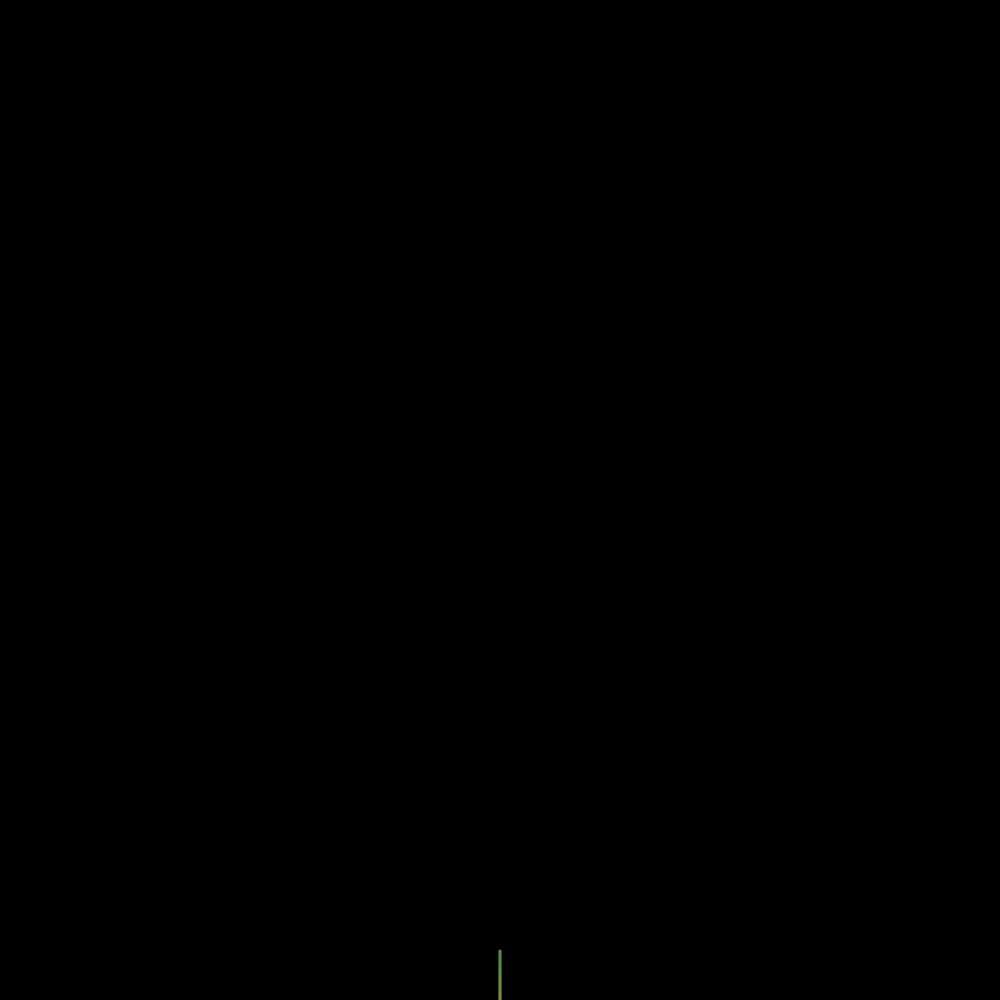
Frame 1 (no input)
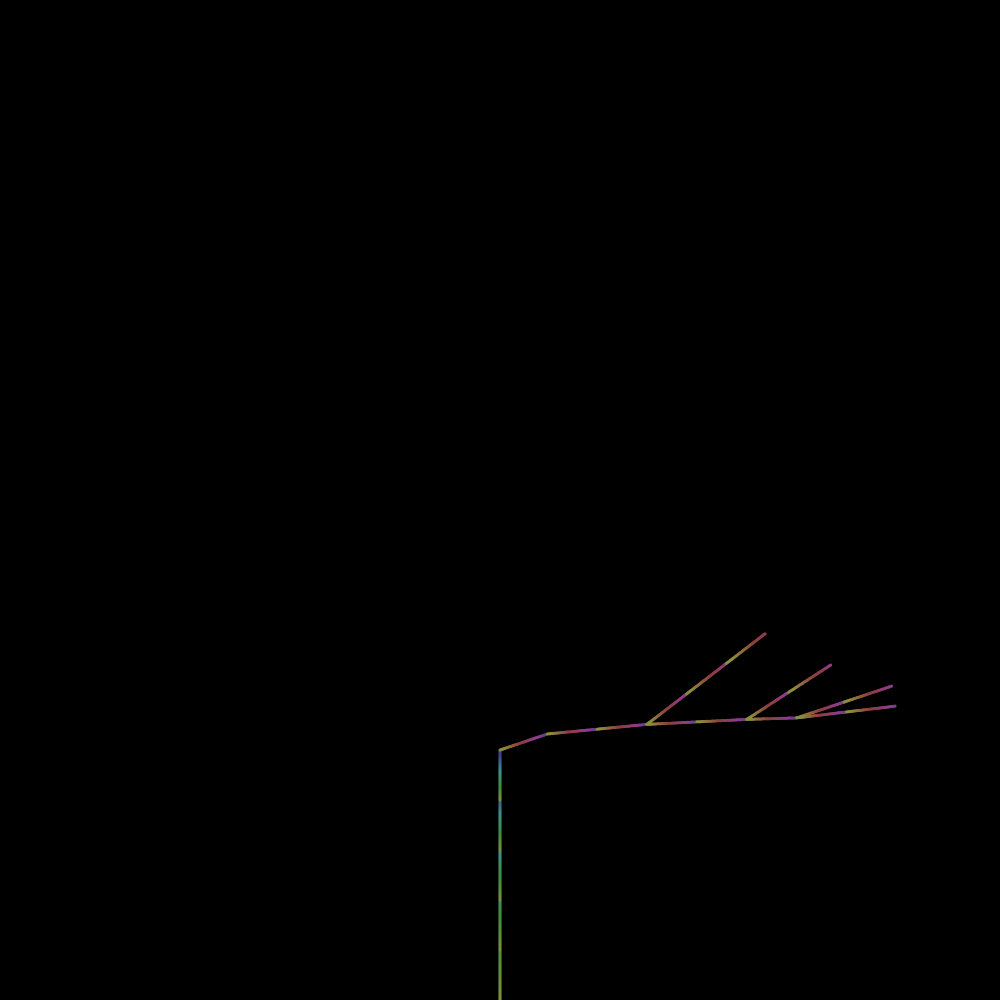
Frame 60 (no input)
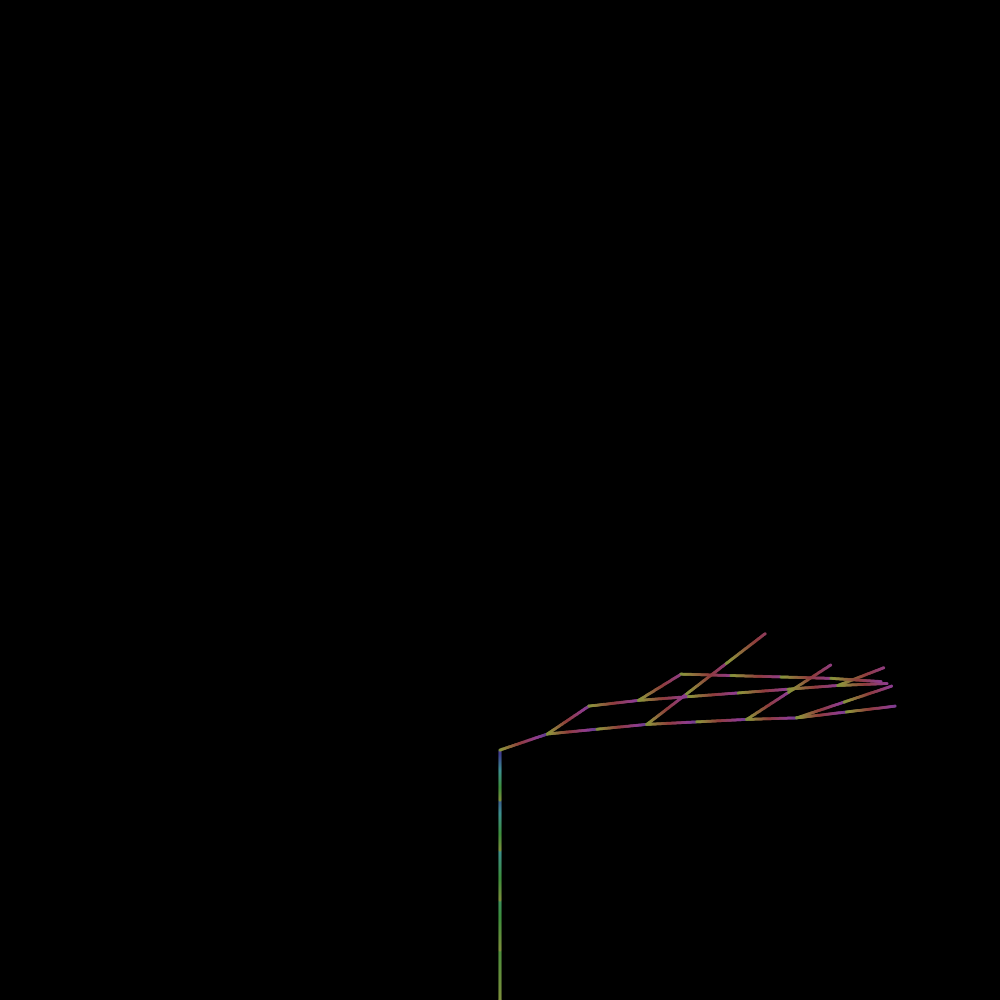
Frame 120 (the mouse pressed at the canvas centre since frame 60)

The p5.js sketch that drew these frames (run headless with seeded random() and noise() and a simulated clock; from frame 60 on, the mouse is pressed at the canvas centre):

// p5.js sketch
// ── sketch.js
// seaweed

let s = 'FFFFF[---X][-X][+X][+++X]'; // the string we will manipulate
let x, y, th; // xy coordinates and angle of travel
let blue, green; // colors to lerp between
let t = -5;

function setup() {
    // set some drawing parameters
    createCanvas(1000, 1000);
    colorMode(HSL, 500)
    noStroke()
    background("black");
    strokeWeight(2);
    angleMode(DEGREES);
    // use the grammar to generate a string
    console.log('generating...');
    for (let iter = 0; iter < 8; iter++) {
        let next = '';
        let order = 0;
        for (let i = 0; i < s.length; i++) {
            let c = s.charAt(i);
            if (c === '[') {
                order += 0.5;
            } else if (c === ']') {
                order -= 0.5;
            }
            if (c === 'X') {
                let prob = 0.8;
                if (order > 3) {
                    prob = 0.3;
                }
                if (Math.random() < prob) {
                    next += '[[-FX]+[FX]]';
                } else {
                    next += 'FX';
                }
            } else {
                next += c;
            }
        }
        s = next;
        console.log(s);
    }
    // start at the bottom middle
    x = width / 2;
    y = height;
    // start pointing up
    th = 90;

    blue = color("blue");
    green = color("green");
}



let i = 0; // string index
let stack = []; // to store configs when encountering brackets
const dl = 50; // forward draw distance (pixels)
const dth = 25; // average rotation angle (degrees)
const max_inc_th = 10 // maximum deviation from average rotationg angle (degrees)
const ath = 10; // adjustment angle (degrees)


function draw() {
    function gradientLine(x1, y1, x2, y2, c1, c2, sz) {
        const d = dist(x1, y1, x2, y2)
        for (let i = 0; i < d; i++) {
          const step = map(i, 0, d, 0, 1)
          const x = lerp(x1, x2, step)
          const y = lerp(y1, y2, step)
          const c = lerpColor(c1, c2, step)
          fill(c)
          ellipse(x, y, sz, sz)
        }
    }

    function normal(n=8) {
        let sum = 0;
        for (let i = 0; i < n; i++) {
            sum += Math.random();
        }
        return ((sum / n) * 2) - 1; // mean is 0, output in [-1, 1]
    }

    function boundary(i) {
        // return ((i - width / 2)**2) * 0.0005 + 500
        return 140 * log(i) - 300
    }

    function pre_boundary(i, width=dl/2) {
        return boundary(i) + width; 
    }

    for (let i = 0; i < width; i++) {
        point(i, boundary(i));
        point(i, pre_boundary(i));
    }


    let c = s.charAt(i);
    if (c === 'F') {
        // draw forward
        let xp = x + dl * cos(th);
        // while (y - dl * sin(th) < boundary(xp)) {
        //     th -= ath * (normal() + 1);
        // }
        let yp = y - dl * sin(th);
        if (yp >= boundary(xp)) {
            if (y >= pre_boundary(xp)) {
                while (y - dl * sin(th) < boundary(xp)) {
                        th -= ath * (normal() + 1);
                    }
                yp = y - dl * sin(th);
            }
            // stroke(lerpColor(green, blue, sigmoid(t)));
            gradientLine(x, y, xp, yp, color(100, 200, 200), color(1100 - yp, 200, 200), 3);
            // line(x, y, xp, yp);
            x = xp;
            y = yp;
        }   
    } else if (c === '-') {
        // rotate left
        while (th - dth < 0) {
            th += ath * (normal() + 1);
        }
        th -= dth + max_inc_th * (Math.random() * 2 - 1);
    } else if (c === '+') {
        // rotate right
        while (th + dth > 180) {
            th -= ath * (normal() + 1);
        }
        th += dth + max_inc_th * (Math.random() * 2 - 1);
    } else if (c === '[') {
        // save current config
        stack.push([x, y, th]);
        t += 2;
    } else if (c === ']') {
        // get last saved config
        [x, y, th] = stack.pop();
        t -= 2;
    } else if (c === 'X') {
    
    }

    i++;
    if (i == s.length) {
        // i = 0;
        // // clear the screen and reset coords
        // background("white");
        // console.log('reseting...');
        // x = width / 2;
        // y = height;
        // th = 90;
    }
}

function sigmoid(x) {
    return 1 / (1 + exp(-x));
}
